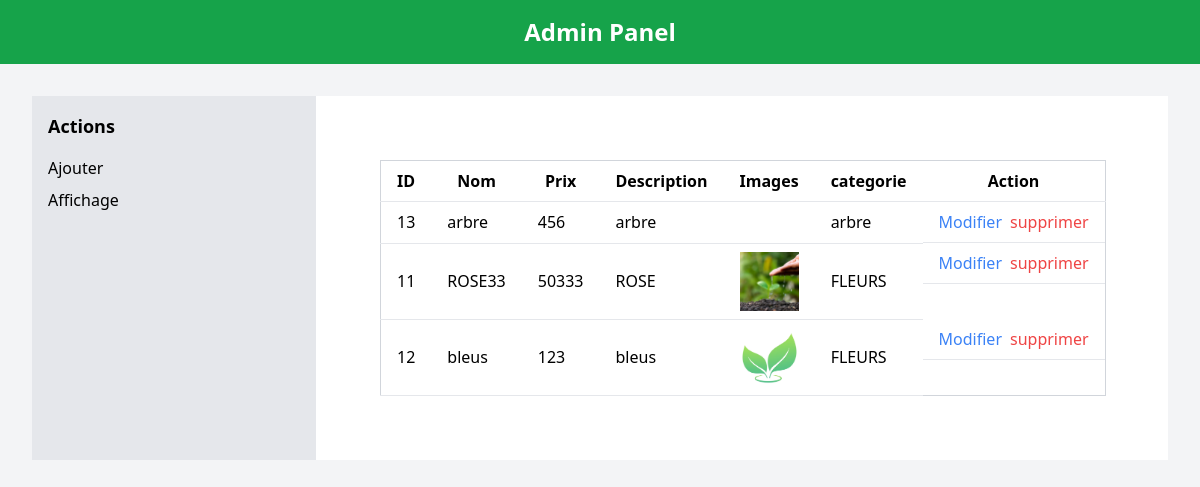
The app's page /Affichage.php with its own data.
### tables this page shows
CREATE TABLE `plante` (
  `ID_plantes` int(11) NOT NULL,
  `Nom` varchar(255) NOT NULL,
  `Prix` varchar(255) NOT NULL,
  `Description` varchar(255) DEFAULT NULL,
  `Images` varchar(255) NOT NULL,
  `Id_categorie` int(11) DEFAULT NULL
);

CREATE TABLE `categorie` (
  `ID_categorie` int(11) NOT NULL,
  `Nom_categorie` varchar(255) NOT NULL
);

### Affichage.php (the view, shortened to what this page needs)
<?php
include("connecter/connecter.php");
$sqlPlants = "SELECT * FROM plante inner join categorie  on  plante.id_categorie = categorie.ID_categorie ";
$resultPlants = mysqli_query($conn, $sqlPlants);
?>
<!DOCTYPE html>
<html lang="en">
<head>
    <script src="https://cdn.tailwindcss.com"></script>
</head>
<body class="bg-gray-100">
    <div class="bg-green-600 text-white p-4">
        <a href="admin.php">
            <h1 class="text-center text-2xl font-semibold">Admin Panel</h1>
        </a>
    </div>
    <div class="flex p-8">
        <div class="w-1/4 bg-gray-200 p-4">
            <h2 class="text-lg font-semibold mb-4">Actions</h2>
            <ul>
                <li class="mb-2"><a href="Ajouter.php" class="text-black hover:text-gray-900">Ajouter</a></li>
                <li class="mb-2"><a href="Affichage.php" class="text-black hover:text-gray-900">Affichage</a></li>
            </ul>
        </div>
        <div class="w-3/4 bg-white p-8">
            <div class=" bg-white p-8 w-5/6">
                <table class="min-w-full bg-white border border-gray-300">
                    <thead>
                        <tr>
                            <th class="py-2 px-4 border-b">ID</th>
                            <th class="py-2 px-4 border-b">Nom</th>
                            <th class="py-2 px-4 border-b">Prix</th>
                            <th class="py-2 px-4 border-b">Description</th>
                            <th class="py-2 px-4 border-b">Images</th>
                            <th class="py-2 px-4 border-b">categorie</th>
                            <th class="py-2 px-4 border-b">Action</th>
                        </tr>
                    </thead>
                    <tbody>
                        <?php
                        while ($rowPlant = mysqli_fetch_assoc($resultPlants)) {
                            $id = $rowPlant['ID_plantes'];
                            $nom = $rowPlant['Nom'];
                            $prix = $rowPlant['Prix'];
                            $description = $rowPlant['Description'];
                            $images = $rowPlant['Images'];
                        ?><div >
                            <tr>
                                <td class="py-2 px-4 border-b"><?php echo $id; ?></td>
                                <td class="py-2 px-4 border-b"><?php echo $nom; ?></td>
                                <td class="py-2 px-4 border-b"><?php echo $prix; ?></td>
                                <td class="py-2 px-4 border-b"><?php echo $description; ?></td>
                                <td class="py-2 px-4 border-b "><img src="images/<?php echo $images; ?>" alt=""></td>
                                <td class="py-2 px-4 border-b"><?php echo $rowPlant['Nom_categorie']?></td>
                                <td class="py-2 px-4 border-b flex ">
                                    <a href="Modifier.php?id=<?php echo $id; ?>" class="text-blue-500">Modifier</a>
                                    <a href="supprimer.php?id=<?php echo $id; ?>" class="text-red-500 ml-2">supprimer</a>
                                </td>
                            </tr>
                        </div>
                        <?php } ?>
                    </tbody>
                </table>
            </div>
        </div>
</body>
</html>

### records on screen
plante: ID_plantes "13", Nom "arbre", Prix "456", Description "arbre", Id_categorie.Nom_categorie "arbre"
plante: ID_plantes "11", Nom "ROSE33", Prix "50333", Description "ROSE", Images (picture), Id_categorie.Nom_categorie "FLEURS"
plante: ID_plantes "12", Nom "bleus", Prix "123", Description "bleus", Images (picture), Id_categorie.Nom_categorie "FLEURS"
